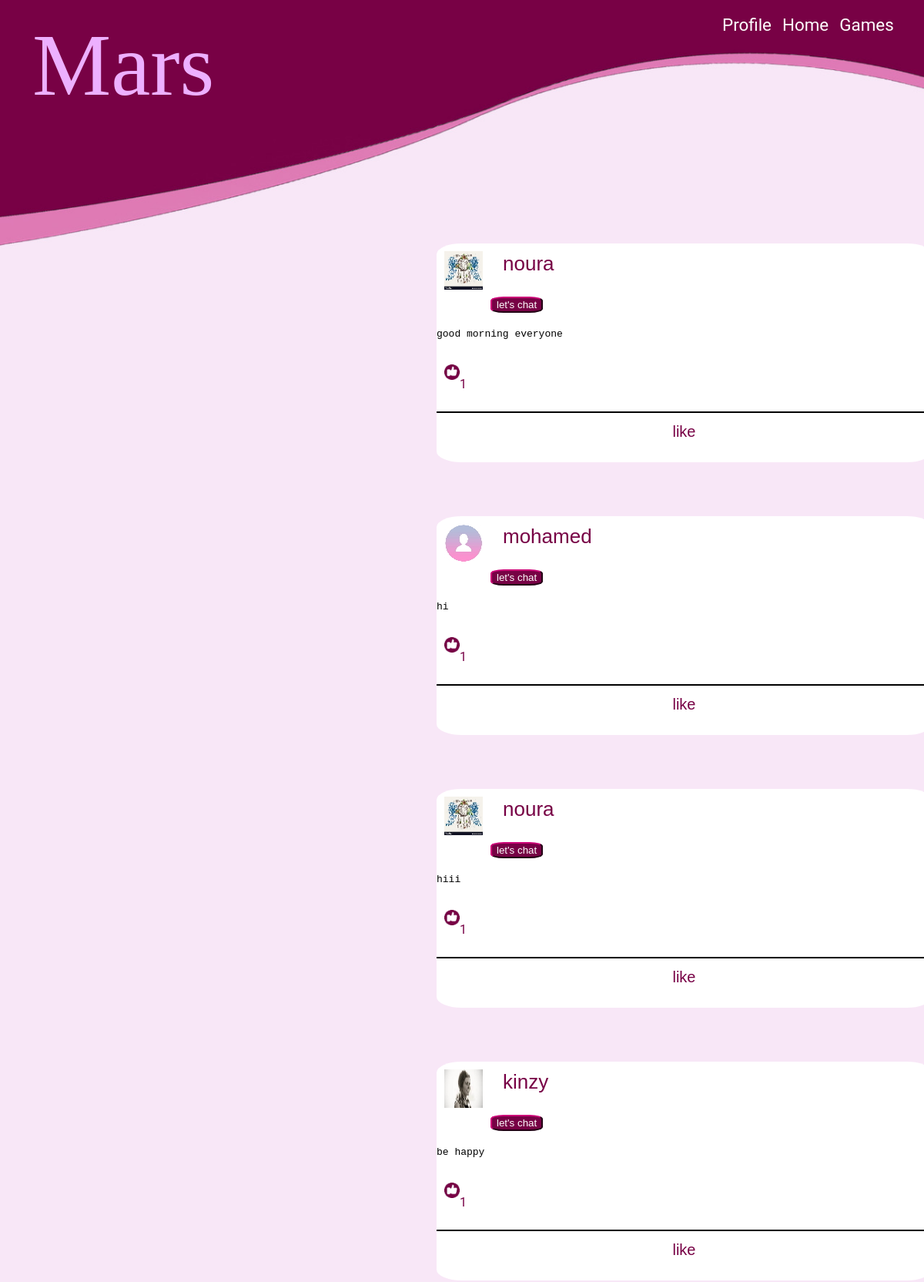
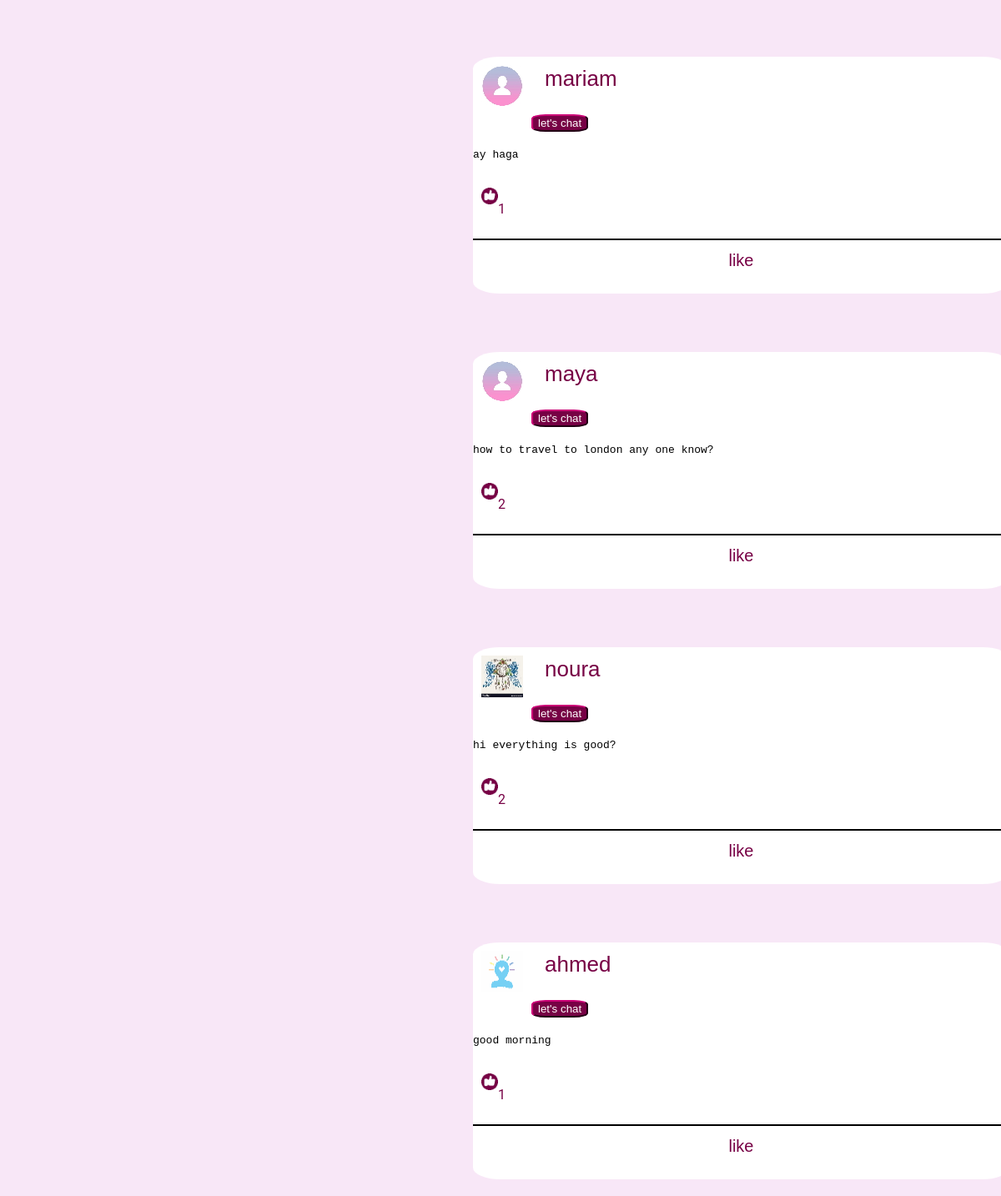
The app's page /profile.php with its own data (2 pictures, top to bottom).
### tables this page shows
CREATE TABLE `users` (
  `userId` int(11) NOT NULL,
  `userName` varchar(50) NOT NULL,
  `userEmail` varchar(100) NOT NULL,
  `userPassword` varchar(30) NOT NULL,
  `userPhoto` varchar(100) NOT NULL DEFAULT 'defaultavatar.jpeg'
);

CREATE TABLE `posts` (
  `postId` int(11) NOT NULL,
  `userId` int(11) NOT NULL,
  `postDescription` mediumtext NOT NULL,
  `likebutton` int(11) NOT NULL,
  `chatbutton` int(30) NOT NULL
);

### profile.php (the view, shortened to what this page needs)
<?php
$connection = mysqli_connect("localhost", "root", "");
$query="select users.*, posts.* FROM posts JOIN users on users.userId=posts.userId ORDER BY posts.postId DESC";
$sql=mysqli_query($connection,$query);
$num_of_rows=mysqli_num_rows($sql);
for ($i=0; $i < $num_of_rows; $i++) {
  $row=mysqli_fetch_assoc($sql);
  $postsarray[$i][0]=$row["postId"];
  $postsarray[$i][1]=$row["userPhoto"];
  $postsarray[$i][2]=$row["userName"];
  $postsarray[$i][3]=$row["chatbutton"];
  $postsarray[$i][4]=$row["likebutton"];
  $postsarray[$i][5]=$row["postDescription"];
  $postsarray[$i][6]=$row["userId"];
}
    ?>
<html>
<head>
  <link rel="stylesheet" type="text/css" href="home.css">
</head>
<body>
<div class="main">
    <div class= "nav">
      <a style="font-size: 140%;" href = "userprofile.php">Profile</a>
      <a style="font-size: 140%;" href = "">Home</a>
      <a style="font-size: 140%;" href = "game.php">Games</a>
    </div>
    <div class = "header">
    <p class="mars">Mars</p>
  </div>
</div>
<?php for ($i=0; $i < $num_of_rows; $i++) {
     $postid=$postsarray[$i][0];
     $countQuery="select postId from likes where postId=$postid";
     $countSql=mysqli_query($connection,$countQuery);
     $countresult=mysqli_num_rows($countSql);
    ?>
<div class="setofposts">
    <div class="firstPost" style="overflow: auto;">
      <img class="postprofilephoto" src="<?= $postsarray[$i][1]?>">
      <form method="post" >
        <button type="submit" name="<?= $postsarray[$i][2]?>" class="friendButton">
         <p class="firstPostname"><?= $postsarray[$i][2]?></p>
        </button>
      </form>
      <form method="get" id="<?= $postsarray[$i][3]?>" >
      <input class="chatbutton" name="<?= $postsarray[$i][3]?>" value="let's chat" type="submit">
      </form>
      <form method="post" id="<?= $postsarray[$i][4]?>">
      <div class="firstpostcontent"><?= $postsarray[$i][5]?></div>
      <br>
      <div style="display: inline-block; width: 84px;">
      <img class="likeicon"src="like.jpeg">
      <p class="numberoflikes" style="color: #770145"><?= $countresult?></p>
      </div>
      <input class="buttonlike" name="<?= $postsarray[$i][4]?>" value="like" type="submit" onclick="buttonFunction(this)" >
    </form>
    </div>
  </div>
  <?php
 }
?>
</body>
</html>

### home.css (style rules this page uses)
body { background-image: url("photo1.jpeg"); background-size:100% auto; background-attachment: cover; background-color: #F8E7F7; width: 100%; height: auto; background-repeat: no-repeat; font-family:"Roboto"; }
.nav { float:right; height: 100px; width: 275px; }
.header { padding-left: 2%; }
.nav a { text-decoration: none; color: white; margin: 5px; }
.mars { margin-top: 19px; font-size: 115px; font-family: "Brush Script MT" , cursive; color: #edb0ff; margin-left: 10px; }
.setofposts { width: 60%; height: 100% auto; flex-wrap: wrap; align-content: initial; float: right; padding-top: 50px; }
.setofposts > div { width: 643px; height: auto; background-color: white; border-radius: 5%; margin-left: 79px; margin-bottom:20px; overflow: auto; }
.postprofilephoto { width: 50px; height: 50px; float: left; margin: 10px; }
.firstPostname { color: #770145; font-size: 26px; margin: 10px; }
.firstpostcontent { margin-top: 20px; color: black; }
.likeicon { width: 20px; height: 20px; }
.likeicon { float: left; clear: none; margin-left: 10px; }
.numberoflikes { color: #770145; float: left; clear: none; }
.buttonlike { width: 643px; height: 50px; margin-top: 10px; background-color: white; color: #770145; font-size: 20px; border-style: solid none none none; -webkit-transition-duration: 0.4s; transition-duration: 0.4s; text-decoration: none; overflow: hidden; cursor: pointer; }
.chatbutton { background-color: #770145; color: #FFFEFE; border-color: #770145; border-radius: 25%; }
* { box-sizing: border-box; }

### profile.php (style rules this page uses)
.friendButton { background-color: white; border-style: none; }

### records on screen
users: userPhoto (picture), userName "noura"
posts: postDescription "good morning everyone"
users: userPhoto (placeholder picture), userName "mohamed"
posts: postDescription "hi"
posts: postDescription "hiii"
users: userPhoto (picture), userName "kinzy"
posts: postDescription "be happy"
users: userPhoto (placeholder picture), userName "mariam"
posts: postDescription "ay haga"
users: userPhoto (placeholder picture), userName "maya"
posts: postDescription "how to travel to london any one know?"
posts: postDescription "hi everything is good?"
users: userPhoto (picture), userName "ahmed"
posts: postDescription "good morning"

### other values on screen
$countresult "1"
$countresult "2"
